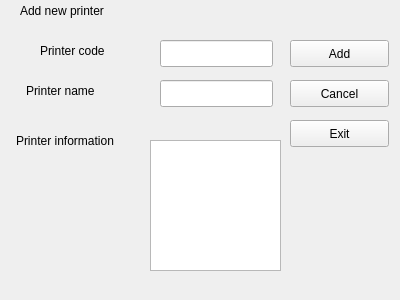
<?xml version="1.0" encoding="UTF-8"?>
<ui version="4.0">
 <class>AddPrinterForm</class>
 <widget class="QWidget" name="AddPrinterForm">
  <property name="geometry">
   <rect>
    <x>0</x>
    <y>0</y>
    <width>400</width>
    <height>300</height>
   </rect>
  </property>
  <property name="windowTitle">
   <string>Form</string>
  </property>
  <widget class="QLabel" name="label">
   <property name="geometry">
    <rect>
     <x>40</x>
     <y>40</y>
     <width>91</width>
     <height>21</height>
    </rect>
   </property>
   <property name="text">
    <string>Printer code</string>
   </property>
  </widget>
  <widget class="QLabel" name="label_4">
   <property name="geometry">
    <rect>
     <x>16</x>
     <y>130</y>
     <width>131</width>
     <height>21</height>
    </rect>
   </property>
   <property name="text">
    <string>Printer information</string>
   </property>
  </widget>
  <widget class="QTextEdit" name="infoEdit">
   <property name="geometry">
    <rect>
     <x>150</x>
     <y>140</y>
     <width>131</width>
     <height>131</height>
    </rect>
   </property>
  </widget>
  <widget class="QPushButton" name="addButton">
   <property name="geometry">
    <rect>
     <x>290</x>
     <y>40</y>
     <width>99</width>
     <height>27</height>
    </rect>
   </property>
   <property name="text">
    <string>Add</string>
   </property>
  </widget>
  <widget class="QLabel" name="label_2">
   <property name="geometry">
    <rect>
     <x>26</x>
     <y>80</y>
     <width>91</width>
     <height>21</height>
    </rect>
   </property>
   <property name="text">
    <string>Printer name</string>
   </property>
  </widget>
  <widget class="QLineEdit" name="codeEdit">
   <property name="geometry">
    <rect>
     <x>160</x>
     <y>40</y>
     <width>113</width>
     <height>27</height>
    </rect>
   </property>
  </widget>
  <widget class="QLabel" name="label_3">
   <property name="geometry">
    <rect>
     <x>20</x>
     <y>0</y>
     <width>131</width>
     <height>21</height>
    </rect>
   </property>
   <property name="text">
    <string>Add new printer</string>
   </property>
  </widget>
  <widget class="QLineEdit" name="nameEdit">
   <property name="geometry">
    <rect>
     <x>160</x>
     <y>80</y>
     <width>113</width>
     <height>27</height>
    </rect>
   </property>
  </widget>
  <widget class="QPushButton" name="cancelButton">
   <property name="geometry">
    <rect>
     <x>290</x>
     <y>80</y>
     <width>99</width>
     <height>27</height>
    </rect>
   </property>
   <property name="text">
    <string>Cancel</string>
   </property>
  </widget>
  <widget class="QPushButton" name="exitButton">
   <property name="geometry">
    <rect>
     <x>290</x>
     <y>120</y>
     <width>99</width>
     <height>27</height>
    </rect>
   </property>
   <property name="text">
    <string>Exit</string>
   </property>
  </widget>
 </widget>
 <resources/>
 <connections/>
</ui>
